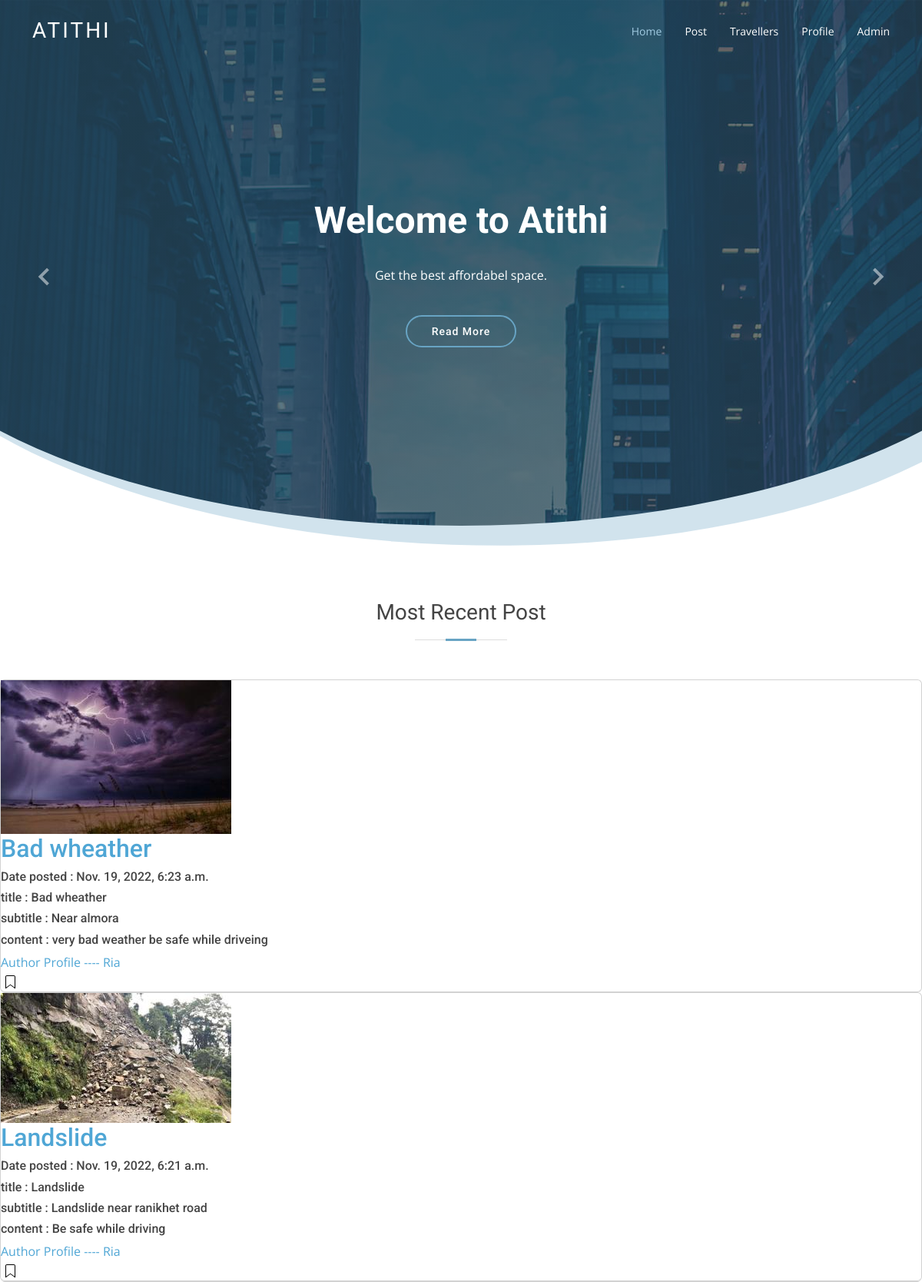
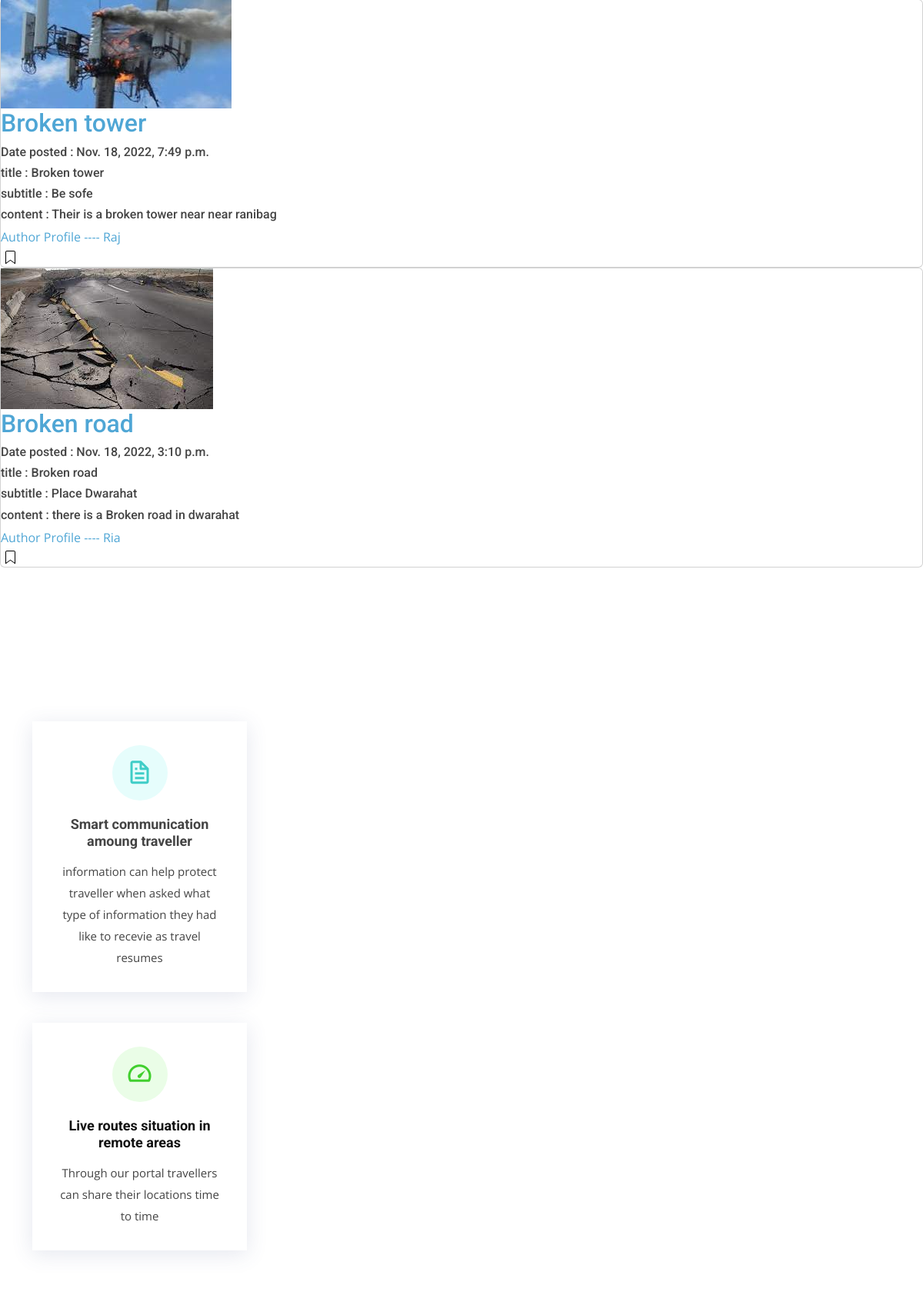
Page /post (upper part) on the committed database (2 pictures, top to bottom).
### app/models.py (models this page shows, shortened)
class Post(models.Model):
    author = models.ForeignKey(Traveller,on_delete=models.CASCADE)
    date_posted = models.DateTimeField(default=timezone.now)
    title = models.CharField(max_length=300)
    subtitle = models.CharField(max_length=400)
    content = models.TextField(max_length=4000)
    image = models.ImageField( upload_to = 'post',default ="defaultpost.jpeg",null=True,blank = True)

class Traveller(models.Model) :
    user= models.OneToOneField(User,on_delete=models.CASCADE)
    name=models.CharField(max_length=200)
    email=models.EmailField(max_length=100)
    contact_no=models.IntegerField(max_length=10,default=1)
    image=models.ImageField(upload_to='traveller',default="default.jpeg",null=True,blank=True)
    verification=models.FileField(upload_to='pdf',default='default.jpg',null=True,blank=True)

### app/views.py (the view)
# urls.py: path('post',views.PostListView.as_view(),name = 'postlist'),
class PostListView(ListView):
    model = Post
    template_name = 'app/post.html'
    context_object_name = 'post'
    paginate_by = 5
    ordering = ['-date_posted']
    def get_context_data(self, **kwargs):
        context = super(PostListView, self).get_context_data(**kwargs)
        post = self.get_queryset()
        page = self.request.GET.get('page')
        paginator = Paginator(post, self.paginate_by)
        try:
            post = paginator.page(page)
        except PageNotAnInteger:
            post = paginator.page(1)
        except EmptyPage:
            post = paginator.page(paginator.num_pages)
        context['post'] = post
        return context

### app/templates/app/post.html (shortened to what this page needs)
{% extends 'app/base.html' %}
{% load static %}
{% block main %}
	<section class="featured-posts">
	<div class="section-title">
		<h2><span>Most Recent Post</span></h2>
	</div>
	<div class="card-columns listfeaturedtag">
		{% for ho in post %}
		<div class="card">
			<div class="row">
				<div class="col-md-5 wrapthumbnail">
					<a href="{% url 'post-detail' ho.id %}">
						<img src="{{ho.image.url}}">
						</div>
				</div>
				<div class="col-md-7">
					<div class="card-block">
						<h2 class="card-title"><a href="{% url 'post-detail' ho.id %}">{{ho.title|capfirst }}</a></h2>
					<div> <strong><h6> Date posted : {{ho.date_posted}}  </h5></strong></div>
					<div> <strong><h6> title : {{ho.title}}  </h6></strong></div>
					<div> <strong><h6> subtitle : {{ho.subtitle |capfirst }}  </h6></strong></div>
					<div> <strong><h6> content : {{ho.content}}  </h6></strong></div>
					<div class="metafooter">
							<div class="wrapfooter">
								<span class="meta-footer-thumb">
								<a href="{% url 'profile-detail' ho.author.id %}">Author Profile ----</a>
								</span>
								<span class="author-meta">
								<span class="post-name"><a href="#">{{ho.author.name|capfirst }}</a></span><br/>
								</span>
								<span class="post-read-more"><a href="{% url 'home-detail' ho.id %}" title="Read Story"></a></span>
							</div>
						</div>
					</div>
				</div>
			</div>
		</div>
		{% endfor %}
	</section>
	{% endblock main %}

### app/static/assets/css/style.css (style rules this page uses)
body { font-family: "Open Sans", sans-serif; color: #444; }
a { color: #4fa6d5; text-decoration: none; }
h1, h2, h3, h4, h5, h6, .font-primary { font-family: "Roboto", sans-serif; }
section { padding: 60px 0; }
.section-title { text-align: center; padding-bottom: 30px; }
.section-title h2 { font-size: 28px; font-weight: 400; margin-bottom: 20px; padding-bottom: 20px; position: relative; }
.section-title h2::before { content: ""; position: absolute; display: block; width: 120px; height: 1px; background: #ddd; bottom: 1px; left: calc(50% - 60px); }
.section-title h2::after { content: ""; position: absolute; display: block; width: 40px; height: 3px; background: #68A4C4; bottom: 0; left: calc(50% - 20px); }

### rows in the picture
Post: image (picture), title "Bad wheather", date_posted "Nov. 19, 2022, 6:23 a.m.", subtitle "Near almora", content "very bad weather be safe while driveing", author.name "Ria"
Post: image (picture), title "Landslide", date_posted "Nov. 19, 2022, 6:21 a.m.", subtitle "Landslide near ranikhet road", content "Be safe while driving", author.name "Ria"
Post: image (picture), title "Broken tower", date_posted "Nov. 18, 2022, 7:49 p.m.", subtitle "Be sofe", content "Their is a broken tower near near ranibag", author.name "Raj"
Post: image (picture), title "Broken road", date_posted "Nov. 18, 2022, 3:10 p.m.", subtitle "Place Dwarahat", content "there is a Broken road in dwarahat", author.name "Ria"
